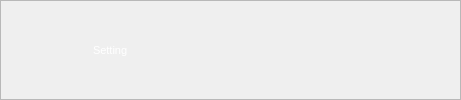
            <widget class="QFrame" name="frame_155">
             <property name="sizePolicy">
              <sizepolicy hsizetype="Expanding" vsizetype="Expanding">
               <horstretch>1</horstretch>
               <verstretch>1</verstretch>
              </sizepolicy>
             </property>
             <property name="maximumSize">
              <size>
               <width>16777215</width>
               <height>143</height>
              </size>
             </property>
             <property name="frameShape">
              <enum>QFrame::StyledPanel</enum>
             </property>
             <property name="frameShadow">
              <enum>QFrame::Raised</enum>
             </property>
             <layout class="QHBoxLayout" name="horizontalLayout_87">
              <property name="leftMargin">
               <number>21</number>
              </property>
              <property name="rightMargin">
               <number>21</number>
              </property>
              <item>
               <widget class="QFrame" name="frame_156">
                <property name="sizePolicy">
                 <sizepolicy hsizetype="Expanding" vsizetype="Expanding">
                  <horstretch>6</horstretch>
                  <verstretch>0</verstretch>
                 </sizepolicy>
                </property>
                <property name="minimumSize">
                 <size>
                  <width>0</width>
                  <height>53</height>
                 </size>
                </property>
                <property name="styleSheet">
                 <string notr="true">#frame_156{
background-color:none;
border-image: url(:/images/phptps/panel-setting-07.svg);
border:none;
}</string>
                </property>
                <property name="frameShape">
                 <enum>QFrame::StyledPanel</enum>
                </property>
                <property name="frameShadow">
                 <enum>QFrame::Raised</enum>
                </property>
                <layout class="QHBoxLayout" name="horizontalLayout_88">
                 <item>
                  <widget class="QLabel" name="label_94">
                   <property name="sizePolicy">
                    <sizepolicy hsizetype="Expanding" vsizetype="Expanding">
                     <horstretch>1</horstretch>
                     <verstretch>2</verstretch>
                    </sizepolicy>
                   </property>
                   <property name="minimumSize">
                    <size>
                     <width>56</width>
                     <height>10</height>
                    </size>
                   </property>
                   <property name="styleSheet">
                    <string notr="true">background-color: none;
border:none;
image: url(:/images/phptps/setting.svg);</string>
                   </property>
                   <property name="text">
                    <string/>
                   </property>
                  </widget>
                 </item>
                 <item>
                  <widget class="QLabel" name="label_95">
                   <property name="sizePolicy">
                    <sizepolicy hsizetype="Expanding" vsizetype="Expanding">
                     <horstretch>2</horstretch>
                     <verstretch>2</verstretch>
                    </sizepolicy>
                   </property>
                   <property name="font">
                    <font>
                     <pointsize>8</pointsize>
                    </font>
                   </property>
                   <property name="styleSheet">
                    <string notr="true">background-color: none;
border:none;
color: rgb(255, 255, 255);</string>
                   </property>
                   <property name="text">
                    <string>Setting</string>
                   </property>
                  </widget>
                 </item>
                 <item>
                  <widget class="QLabel" name="label_96">
                   <property name="sizePolicy">
                    <sizepolicy hsizetype="Expanding" vsizetype="Expanding">
                     <horstretch>6</horstretch>
                     <verstretch>2</verstretch>
                    </sizepolicy>
                   </property>
                   <property name="minimumSize">
                    <size>
                     <width>296</width>
                     <height>0</height>
                    </size>
                   </property>
                   <property name="styleSheet">
                    <string notr="true">background-color: none;
image: url(:/images/phptps/line deraz-02-02.svg);
border:none;</string>
                   </property>
                   <property name="text">
                    <string/>
                   </property>
                  </widget>
                 </item>
                </layout>
               </widget>
              </item>
             </layout>
            </widget>
